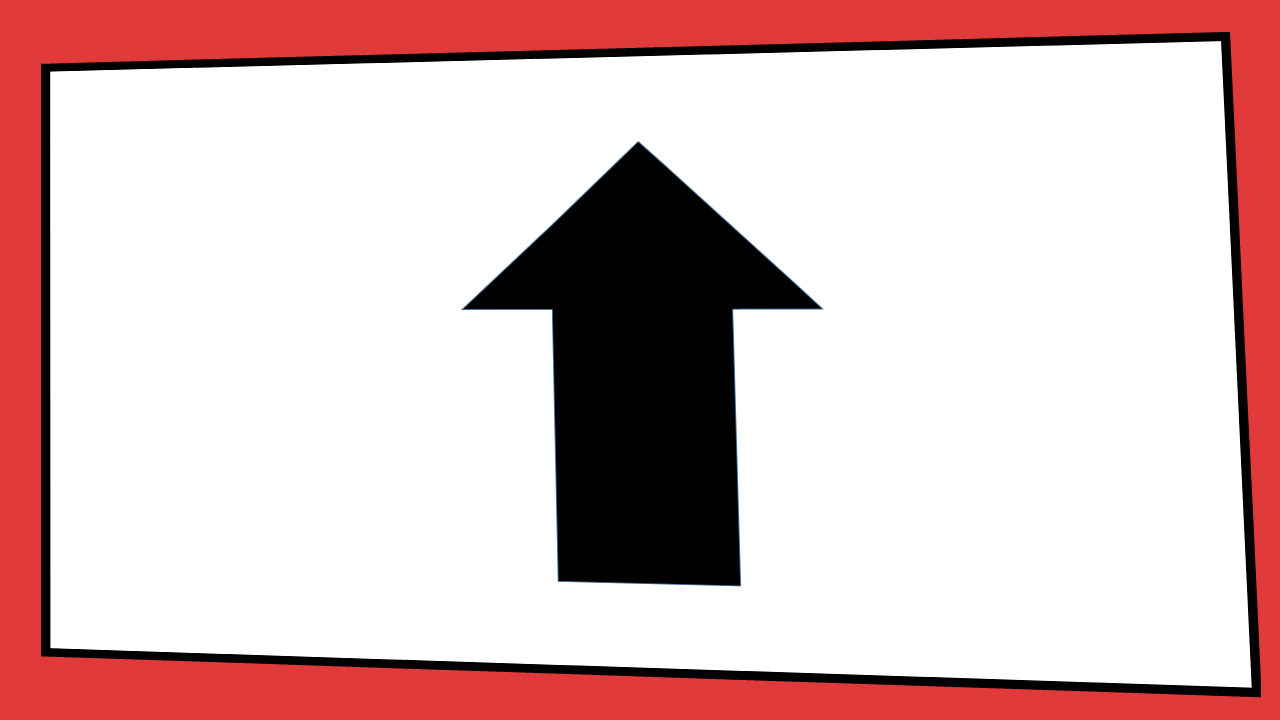
#> input picture python/python/Distorted.jpg, 1280 x 720 px
$ python transform.py   (older library calls are emulated)
#> lines starting #> are read from the running program, lines starting #| are printed output that depends on the picture; after the words box and inside, x2 and y2 are one past the last pixel; in counts of white or black regions, pixels touching at a corner belong together
import numpy as np
import cv2
Image=cv2.imread ("Distorted.jpg")
#> Image is the input picture: shape (720, 1280, 3); mean B, G, R 188.9, 188.8, 218.3
Original=cv2.imread("Arrows\Slide1.jpg")
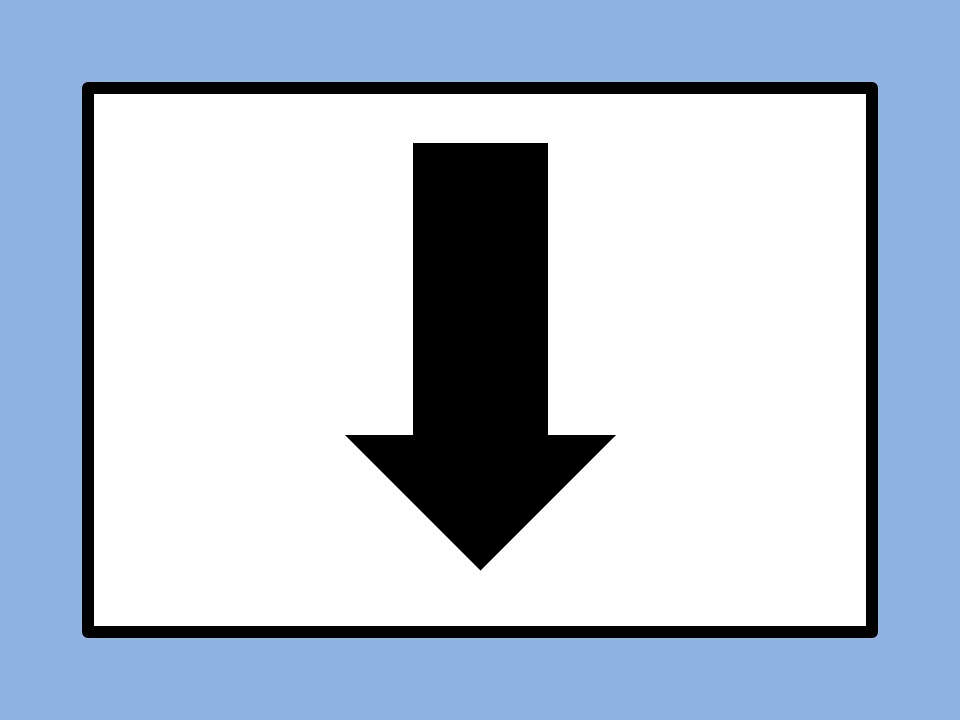
#> input picture python/python/Arrows/Slide1.JPG, 960 x 720 px, found by its file name
#> Original is the input picture: shape (720, 960, 3); mean B, G, R 211.9, 195, 181.3

def draw(event,x,y,flags,param):
    if event == cv2.EVENT_LBUTTONDBLCLK:
        print (x,y)


#cv2.imshow("original",Image)
Cannyimage=cv2.Canny(Image,150,250)
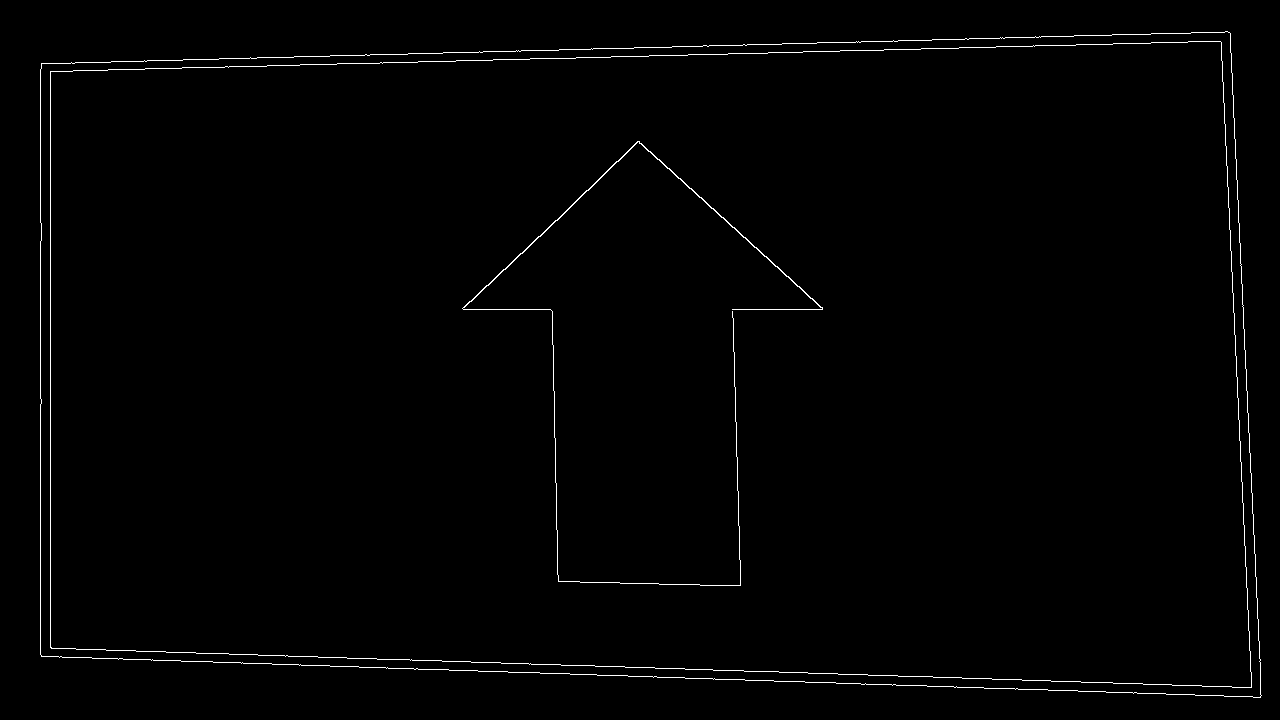
#> Cannyimage: shape (720, 1280); 0.96% white in thin lines or dots, all inside (x1, y1, x2, y2) = (40, 31, 1262, 698)
Cannyimageoriginal=cv2.Canny(Original,150,200)
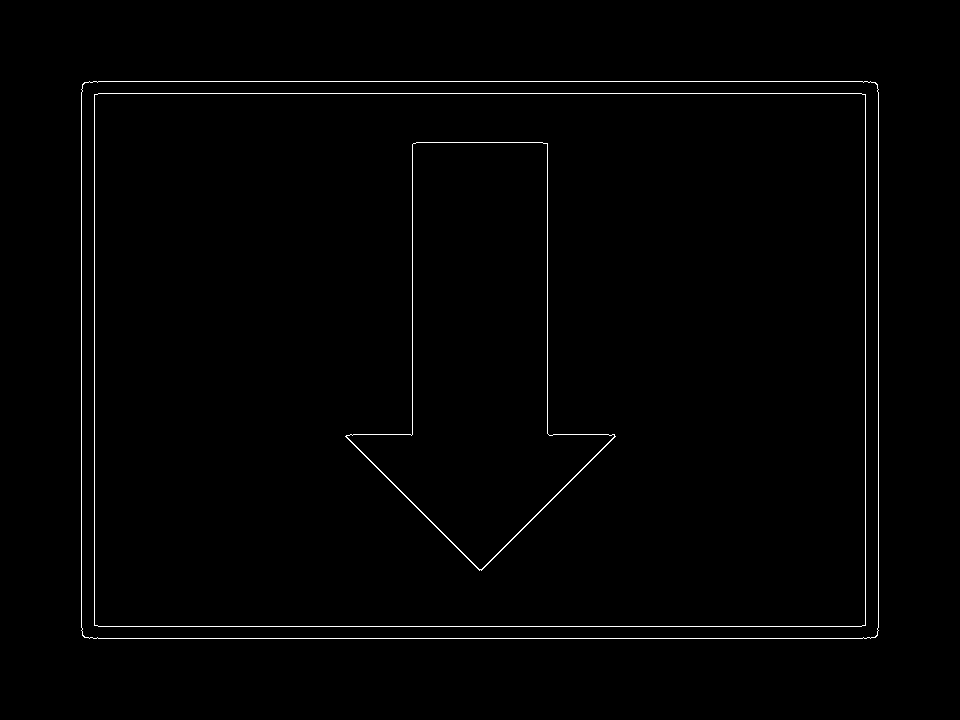
#> Cannyimageoriginal: shape (720, 960); 0.97% white in thin lines or dots, all inside (x1, y1, x2, y2) = (81, 81, 879, 639)

#cv2.imshow("Canny",Cannyimage)
im2, cnts, hierarchy =cv2.findContours(Cannyimage,cv2.RETR_TREE,cv2.CHAIN_APPROX_SIMPLE)
#> cnts = 5 contours; box (x1, y1, x2, y2) and area: (40, 31, 1262, 698) 757902, (40, 31, 1262, 698) 757901, (50, 41, 1252, 688) 725150, (50, 41, 1252, 688) 725148, (462, 141, 823, 586) 333
cnts = sorted(cnts, key = cv2.contourArea, reverse = True)[:5]
screenCnt=None

for c in cnts:

      epsilon=0.05*cv2.arcLength(c,True)
      approx = cv2.approxPolyDP(c,epsilon,True)
      #print (approx)
#      print (c)
      if len(approx)==4:
         screenCnt=approx
         break
#> this loop made 1 pass
#> (epsilon, screenCnt) on pass 1: (187, [[1230, 33], [41, 63], [41, 656], [1260, 697]])

pts=screenCnt.reshape(4,2)
#> pts = [[1230, 33], [41, 63], [41, 656], [1260, 697]]
rectpoints=np.zeros((4,2),dtype="float32")
s=pts.sum(axis=1)
#> s = [1263, 104, 697, 1957]
rectpoints[0]=pts[np.argmin(s)]
rectpoints[2]=pts[np.argmax(s)]

diff=np.diff(pts,axis=1)
#> diff = [-1197, 22, 615, -563]
rectpoints[1]=pts[np.argmin(diff)]
rectpoints[3]=pts[np.argmax(diff)]
print (rectpoints)
#(tl,tr,bl,br)=rectpoints

x,y,w,h=cv2.boundingRect(screenCnt)
#> x = 41; y = 33; w = 1220; h = 665
print (x,y,w,h)
#| 41 33 1220 665

Rect=cv2.rectangle(Image.copy(),(x,y),(x+w,y+h),(0,255,0),2)
cv2.imshow("Rectangle",Rect)
#final=cv2.drawContours(Image,[screenCnt],-1,(0,255,0),3)
dst=np.array([[x,y],[x+w,y],[x+w,y+h],[x,y+h]], dtype="float32")
#> dst = [[41, 33], [1261, 33], [1261, 698], [41, 698]]

M=cv2.getPerspectiveTransform(rectpoints,dst)
#> M = [[1.16, 0.00157, -6.34], [0.0324, 1.16, -40.91], [0.000101, 3.82e-05, 1]]
final=cv2.warpPerspective(Image.copy(),M,(1280,720))
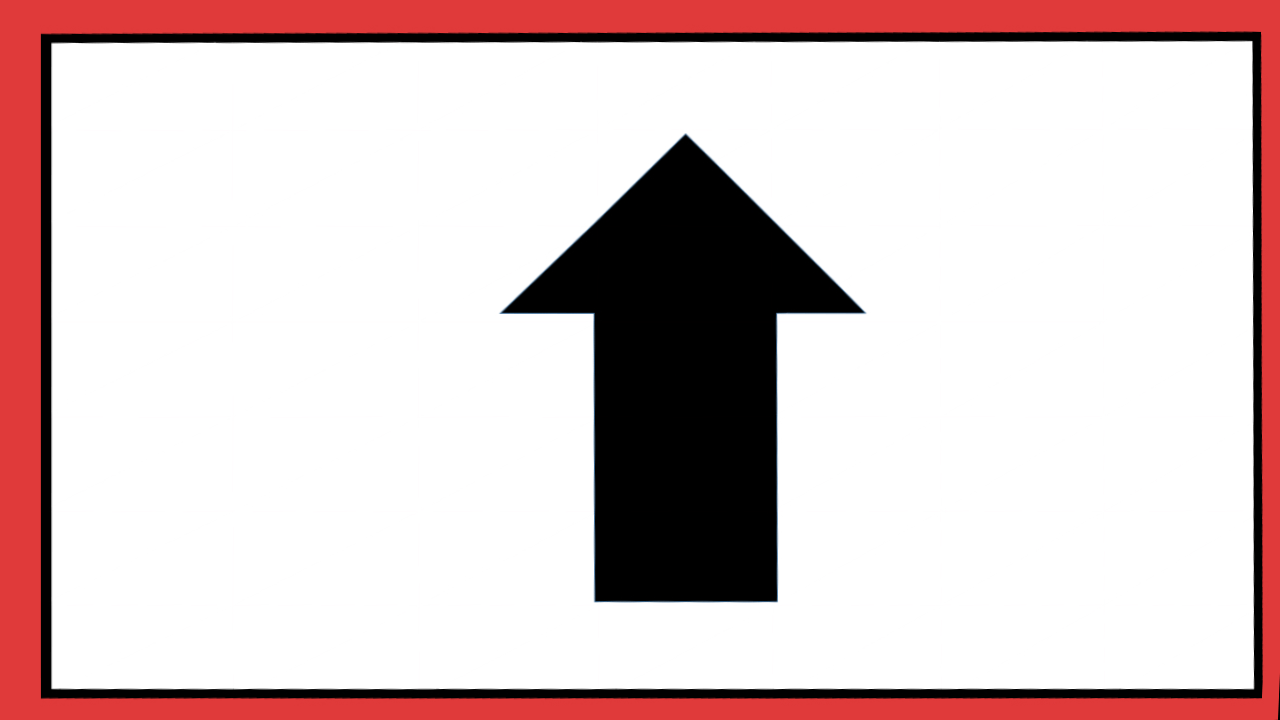
#> final: shape (720, 1280, 3); mean B, G, R 198.4, 198.4, 217.9
cv2.imshow("Contours", final)
cropped=final[y:y+h,x:x+w]
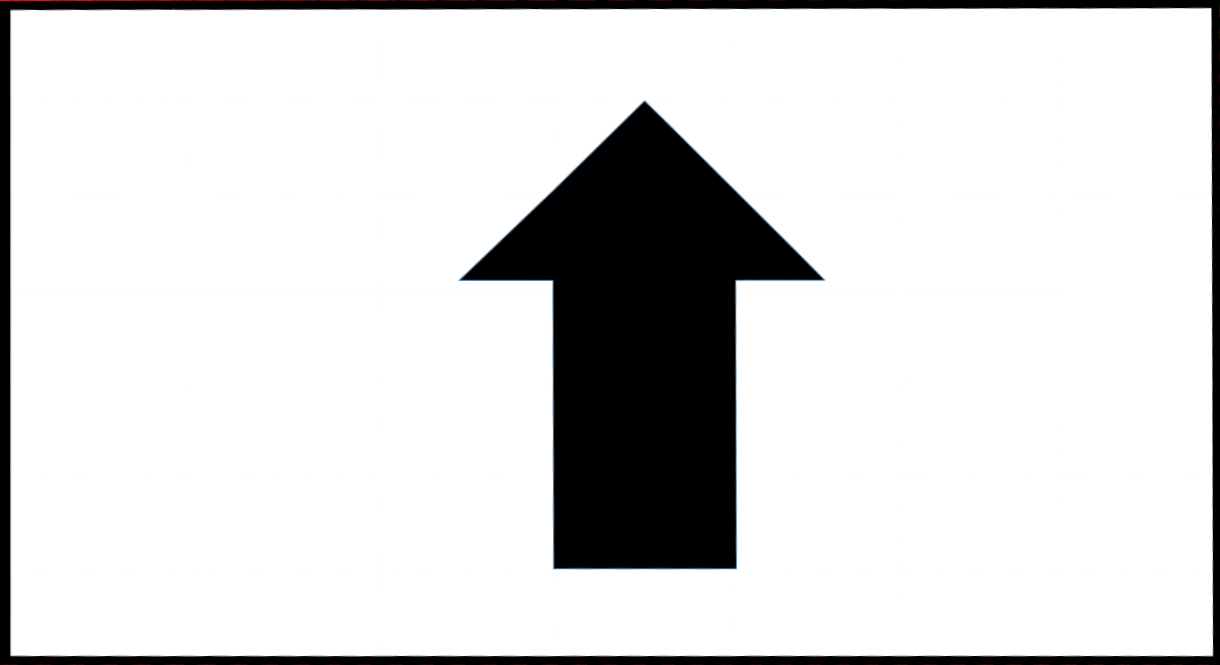
#> cropped: shape (665, 1220, 3); mean B, G, R 217.6, 217.6, 217.6
cv2.imshow("Cropped",cropped)
refmat=np.array([[0,0],[1280,0],[1280,720],[0,720]], dtype="float32")
print ("dst",dst)
#| dst [[  41.   33.]
#|  [1261.   33.]
#|  [1261.  698.]
#|  [  41.  698.]]
print ("refmat",refmat)
M2=cv2.getPerspectiveTransform(dst,refmat)
#> M2 = [[1.05, 1.49e-17, -43.02], [5.63e-18, 1.08, -35.73], [7.28e-20, 0, 1]]
#print ("M2",M2)
final2=cv2.warpPerspective(final.copy(),M2,(1280,720))
cv2.imshow("FINAL",final2)
cv2.imshow("Original",Original)
# bitwise xor
#> (the run stopped early here; a loop or call above may not have finished)
